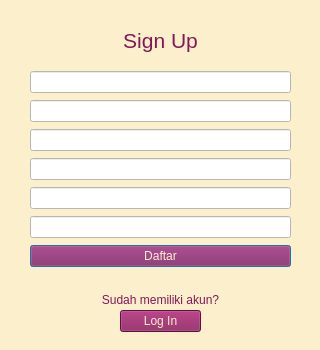
<?xml version="1.0" encoding="UTF-8"?>
<ui version="4.0">
 <class>login</class>
 <widget class="QDialog" name="login">
  <property name="geometry">
   <rect>
    <x>0</x>
    <y>0</y>
    <width>320</width>
    <height>350</height>
   </rect>
  </property>
  <property name="minimumSize">
   <size>
    <width>320</width>
    <height>350</height>
   </size>
  </property>
  <property name="maximumSize">
   <size>
    <width>320</width>
    <height>350</height>
   </size>
  </property>
  <property name="windowTitle">
   <string>Dialog</string>
  </property>
  <property name="styleSheet">
   <string notr="true">background-color: rgb(252, 240, 204);</string>
  </property>
  <widget class="QWidget" name="verticalLayoutWidget">
   <property name="geometry">
    <rect>
     <x>30</x>
     <y>70</y>
     <width>261</width>
     <height>201</height>
    </rect>
   </property>
   <layout class="QVBoxLayout" name="verticalLayout">
    <item>
     <widget class="QLineEdit" name="username">
      <property name="styleSheet">
       <string notr="true">background-color: rgb(255, 255, 255);
color: rgb(0, 0, 0);</string>
      </property>
      <property name="text">
       <string/>
      </property>
     </widget>
    </item>
    <item>
     <widget class="QLineEdit" name="email">
      <property name="styleSheet">
       <string notr="true">background-color: rgb(255, 255, 255);
color: rgb(0, 0, 0);</string>
      </property>
      <property name="text">
       <string/>
      </property>
     </widget>
    </item>
    <item>
     <widget class="QLineEdit" name="password">
      <property name="styleSheet">
       <string notr="true">background-color: rgb(255, 255, 255);
color: rgb(0, 0, 0);</string>
      </property>
      <property name="text">
       <string/>
      </property>
     </widget>
    </item>
    <item>
     <widget class="QLineEdit" name="name">
      <property name="styleSheet">
       <string notr="true">background-color: rgb(255, 255, 255);
color: rgb(0, 0, 0);</string>
      </property>
      <property name="text">
       <string/>
      </property>
     </widget>
    </item>
    <item>
     <widget class="QLineEdit" name="address">
      <property name="styleSheet">
       <string notr="true">background-color: rgb(255, 255, 255);
color: rgb(0, 0, 0);</string>
      </property>
      <property name="text">
       <string/>
      </property>
     </widget>
    </item>
    <item>
     <widget class="QLineEdit" name="phone">
      <property name="styleSheet">
       <string notr="true">background-color: rgb(255, 255, 255);
color: rgb(0, 0, 0);</string>
      </property>
      <property name="text">
       <string/>
      </property>
     </widget>
    </item>
    <item>
     <widget class="QPushButton" name="registerButton">
      <property name="styleSheet">
       <string notr="true">color: rgb(252, 240, 204);
background-color: rgb(134, 22, 87);</string>
      </property>
      <property name="text">
       <string>Daftar</string>
      </property>
     </widget>
    </item>
   </layout>
  </widget>
  <widget class="QLabel" name="label_2">
   <property name="geometry">
    <rect>
     <x>30</x>
     <y>290</y>
     <width>261</width>
     <height>20</height>
    </rect>
   </property>
   <property name="styleSheet">
    <string notr="true">color: rgb(134, 22, 87);</string>
   </property>
   <property name="text">
    <string>&lt;html&gt;&lt;head/&gt;&lt;body&gt;&lt;p align=&quot;center&quot;&gt;Sudah memiliki akun?&lt;/p&gt;&lt;/body&gt;&lt;/html&gt;</string>
   </property>
  </widget>
  <widget class="QPushButton" name="gotoLogin">
   <property name="geometry">
    <rect>
     <x>120</x>
     <y>310</y>
     <width>81</width>
     <height>22</height>
    </rect>
   </property>
   <property name="styleSheet">
    <string notr="true">color: rgb(252, 240, 204);
background-color: rgb(134, 22, 87);</string>
   </property>
   <property name="text">
    <string>Log In</string>
   </property>
  </widget>
  <widget class="QLabel" name="label">
   <property name="geometry">
    <rect>
     <x>10</x>
     <y>20</y>
     <width>301</width>
     <height>41</height>
    </rect>
   </property>
   <property name="styleSheet">
    <string notr="true">color: rgb(134, 22, 87);</string>
   </property>
   <property name="text">
    <string>&lt;html&gt;&lt;head/&gt;&lt;body&gt;&lt;p align=&quot;center&quot;&gt;&lt;span style=&quot; font-size:16pt;&quot;&gt;Sign Up&lt;/span&gt;&lt;/p&gt;&lt;/body&gt;&lt;/html&gt;</string>
   </property>
  </widget>
 </widget>
 <resources/>
 <connections/>
</ui>
